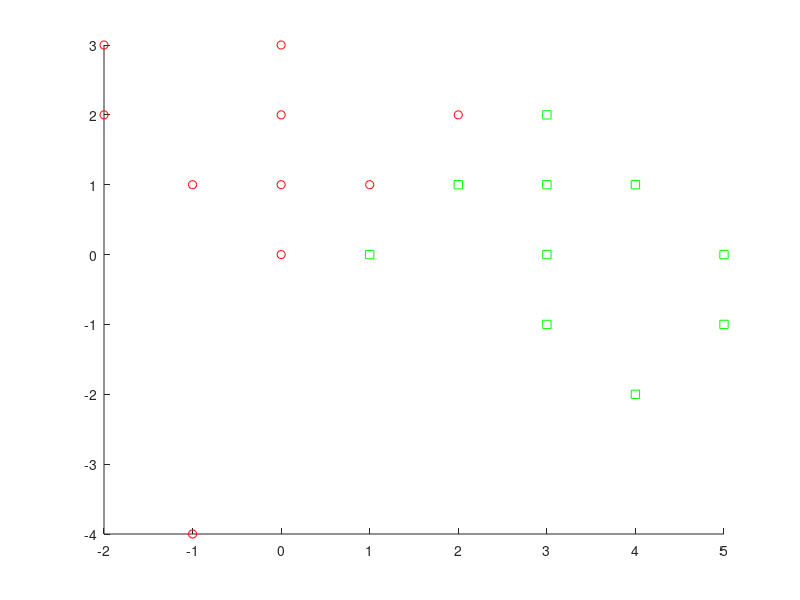

This figure's MATLAB source: (Note: this script raises an error after producing the figure.)
x=[-2 2;-2 3;-1 1;-1 -4;0 0;0 1;0 2;0 3;1 0; 1 1;2 1;2 2;3 -1;3 0;3 1;3 2;4 -2;4 1;5 -1;5 0];
d=[-1,-1,-1,-1,-1,-1,-1,-1,1,-1,1,-1,1,1,1,1,1,1,1,1];
hold on
[s1,s2]=size(x);
for i=1:s1
    if d(i)==-1 
        plot(x(i,1),x(i,2),'or');
    else
        plot(x(i,1),x(i,2),'sg');
    end
end
w=[0,0];
nr=2000;
u=0.005;
while nr>0
    for i=1:s1
        xi=[x(i,:)]';
        y=w*xi;
        w=w+u*(d(i)-y)*x(i,:);
    end
    nr=nr-1;
end
plotpc(w,0);
hold off